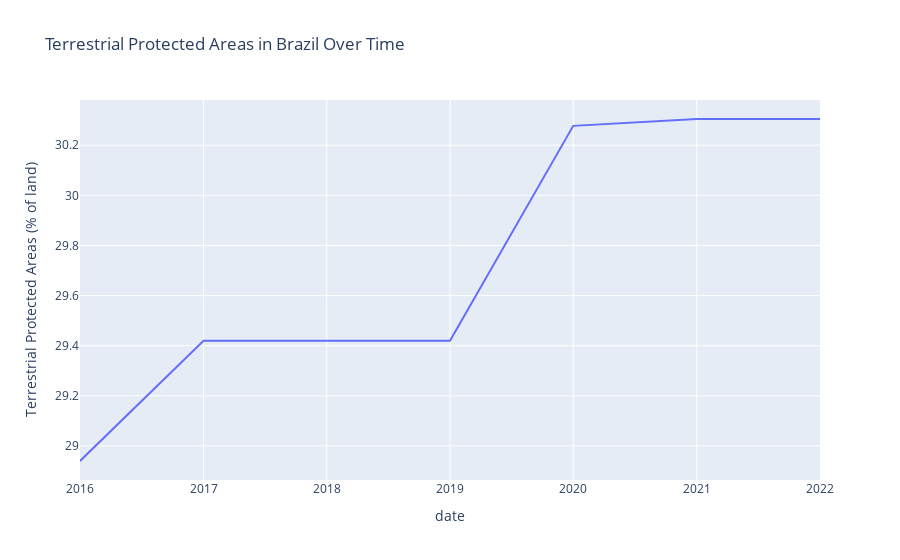

Notebook cell for this chart:
### Code cell
# Install required libraries
%pip install wbdata
%pip install plotly

import wbdata
import pandas as pd
import plotly.express as px
import warnings

warnings.filterwarnings("ignore", message="Key .* not in persistent cache")

pd.options.plotting.backend = 'plotly'

# Define indicator for Terrestrial Protected Areas
indicator = {"ER.LND.PTLD.ZS": "Terrestrial Protected Areas (% of land)"}

# Define country
country = "BRA"  # Brazil's country code

# Fetch data from World Bank API
data = wbdata.get_dataframe(indicator, country=country)

# Convert index (years) to datetime format
data.index = pd.to_datetime(data.index.astype(str) + "-01-01")

# Drop missing values
data.dropna(inplace=True)

# Plot the data
fig = px.line(data, x=data.index, y="Terrestrial Protected Areas (% of land)",
              title="Terrestrial Protected Areas in Brazil Over Time",
              labels={"x": "Year", "y": "Protected Land (%)"})

# Show plot
fig.show()

### Figure 1 — Plotly figure (JSON) as saved in the notebook; plotly's stock layout.template omitted (floating-point values rounded to 4 significant figures)
{"data": [{"hovertemplate": "date=%{x}<br>Terrestrial Protected Areas (% of land)=%{y}<extra></extra>", "legendgroup": "", "line": {"color": "#636efa", "dash": "solid"}, "marker": {"symbol": "circle"}, "mode": "lines", "name": "", "orientation": "v", "showlegend": false, "type": "scatter", "x": ["2022-01-01T00:00:00.000000000", "2021-01-01T00:00:00.000000000", "2020-01-01T00:00:00.000000000", "2019-01-01T00:00:00.000000000", "2018-01-01T00:00:00.000000000", "2017-01-01T00:00:00.000000000", "2016-01-01T00:00:00.000000000"], "xaxis": "x", "y": [30.3, 30.3, 30.28, 29.42, 29.42, 29.42, 28.94], "yaxis": "y"}], "layout": {"legend": {"tracegroupgap": 0}, "title": {"text": "Terrestrial Protected Areas in Brazil Over Time"}, "xaxis": {"anchor": "y", "domain": [0, 1], "title": {"text": "date"}}, "yaxis": {"anchor": "x", "domain": [0, 1], "title": {"text": "Terrestrial Protected Areas (% of land)"}}}}
